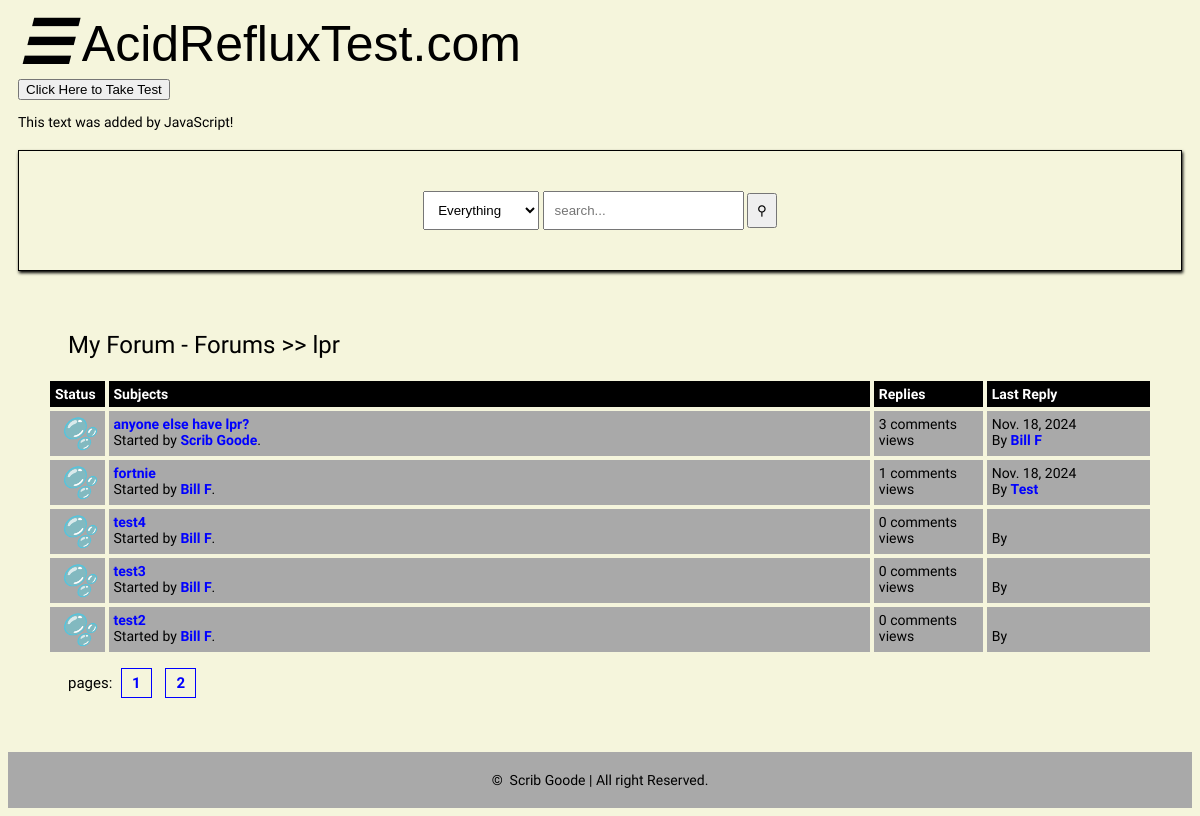
/my_forum/lpr/, run on the app's committed database.
### forum/models.py (models this page shows, shortened)
class Category(models.Model):
    title = models.CharField(max_length=50)
    slug = models.SlugField(max_length=400, unique=True, blank=True)
    description = models.TextField(default="description")
    class Meta:
        verbose_name_plural = "categories"

class Post(models.Model):
    title = models.CharField(max_length=400)
    slug = models.SlugField(max_length=400, unique=True, blank=True)
    user = models.ForeignKey(Author, on_delete=models.CASCADE)
    content = HTMLField()
    categories = models.ManyToManyField(Category)
    date = models.DateTimeField(auto_now_add=True)
    approved = models.BooleanField(default=False)
    hit_count_generic = GenericRelation(HitCount, object_id_field='object_pk',
        related_query_name='hit_count_generic_relation'
    )
    tags = TaggableManager()
    comments = models.ManyToManyField(Comment, blank=True)
    def get_url(self):
        return reverse("detail", kwargs={
            "slug":self.slug
        })
    @property
    def num_comments(self):
        return self.comments.count()
    @property
    def last_reply(self):
        return self.comments.latest("date")

class Author(models.Model):
    user = models.ForeignKey(User, on_delete=models.CASCADE)
    fullname = models.CharField(max_length=40, blank=True)
    slug = models.SlugField(max_length=400, unique=True, blank=True)
    bio = HTMLField()
    points = models.IntegerField(default=0)
    profile_pic = ResizedImageField(size=[50, 80], quality=100, upload_to="authors", default=None, null=True)

class Comment(models.Model):
    user = models.ForeignKey(Author, on_delete=models.CASCADE)
    content = models.TextField()
    date = models.DateTimeField(auto_now_add=True)
    replies = models.ManyToManyField(Reply, blank=True)

### forum/views.py (the view)
# urls.py: path("my_forum/<slug>/", myForum, name="myForum"),
def myForum(request, slug):
    category = get_object_or_404(Category, slug=slug)
    posts = Post.objects.filter(approved=True, categories=category)
    paginator = Paginator(posts, 5)
    page = request.GET.get("page")
    try:
        posts = paginator.page(page)
    except PageNotAnInteger:
        posts = paginator.page(1)
    except EmptyPage:
        posts = paginator.page(paginator.num_pages)
    context = {
        "posts" : posts,
        "forum": category,
        "title": "Posts",
    }
    return render(request, "my_forum.html", context)

### forum/content_processor.py (called while the page is built, shortened)
def searchFunction(request):
    context = {}
    posts = Post.objects.all()
    return context

### templates/my_forum.html
{% extends "base.html" %}
{% load hitcount_tags %}
{% block content %}
        <div class="container">
            <div class="navigate">
                <span><a href="{% url 'home' %}">My Forum - Forums</a> >> <a href="{{forum.title.get_url}}">{{forum.title}}</a></span>
            </div>
            <div class="posts-table">
                <div class="table-head">
                    <div class ="status">Status</div>
                    <div class="subjects">Subjects</div>
                    <div class="replies">Replies</div>
                    <div class="last-reply">Last Reply</div>
                </div>
                {% for post in posts %}
                <div class="table-row">
                    <div class="status"><i>&#129767</i></div>
                    <div class="subjects">
                        <a href="{{post.get_url}}">{{post.title}}</a>
                        <br>
                        <span>Started by <b><a href="">{{post.user.fullname|title}}</a></b>.</span>
                    </div>
                    <div class="replies">
                        {{post.num_comments}} comments <br> {% get_hit_count for post %} views
                    </div>
                    <div class="last-reply">
                        {{post.last_reply.date|date}}
                        <br>
                        By <b><a href="#">{{post.last_reply.user.fullname|title}}</a></b>
                    </div>
                </div>
                {% endfor %}
            </div>
            <div class="pagination">
                pages: {% for num_page in posts.paginator.page_range %} <a href="?page={{num_page}}">{{num_page}}</a> {% endfor %}
            </div>
        </div>
{% endblock content %}

### static/home_page_style.css (style rules this page uses)
* { box-sizing: border-box; }
html { font-size: 14px; font-family: 'Titillium Web', sans-serif; background-color:beige; color:black }
a { color:blue; font-weight: bolder; text-decoration: none; }
.container { margin: 20px; padding: 20px; }
.table-head { display: flex; }
.table-head div { padding: 5px; margin: 2px; background-color:black; color:white; font-weight: bold; }
.table-head .status { flex: 5%; }
.table-head .subjects { flex: 70%; }
.table-head .replies { flex: 10%; }
.table-head .last-reply { flex: 15%; }
.table-row { display: flex; }
.table-row .status, .table-row .subjects, .table-row .replies, .table-row .last-reply { padding: 5px; margin: 2px;; background-color: darkgray; }
.table-row .status { flex: 5%; font-size: 30px; text-align: center; }
.table-row .subjects { flex: 70%; }
.table-row .replies { flex: 10%; }
.table-row .last-reply { flex: 15%; }
.pagination { padding: 20px; font-size: 15px; }
.pagination a { color:blue; margin-inline: 5px; padding: 5px 10px; border: solid 0.5px }
.navigate { margin: 20px; font-weight: lighter; font-size: 24px; }
.navigate a { color:black; }

### data on the page
Category: title "lpr"
Post: title "anyone else have lpr?", user.fullname "Scrib Goode", num_comments "3", last_reply "Nov. 18, 2024", last_reply.user.fullname "Bill F"
Post: title "fortnie", user.fullname "Bill F", num_comments "1", last_reply "Nov. 18, 2024", last_reply.user.fullname "Test"
Post: title "test4", user.fullname "Bill F", num_comments "0"
Post: title "test3", user.fullname "Bill F", num_comments "0"
Post: title "test2", user.fullname "Bill F", num_comments "0"

### other printed values
{{ num_page }} "1" "2"
